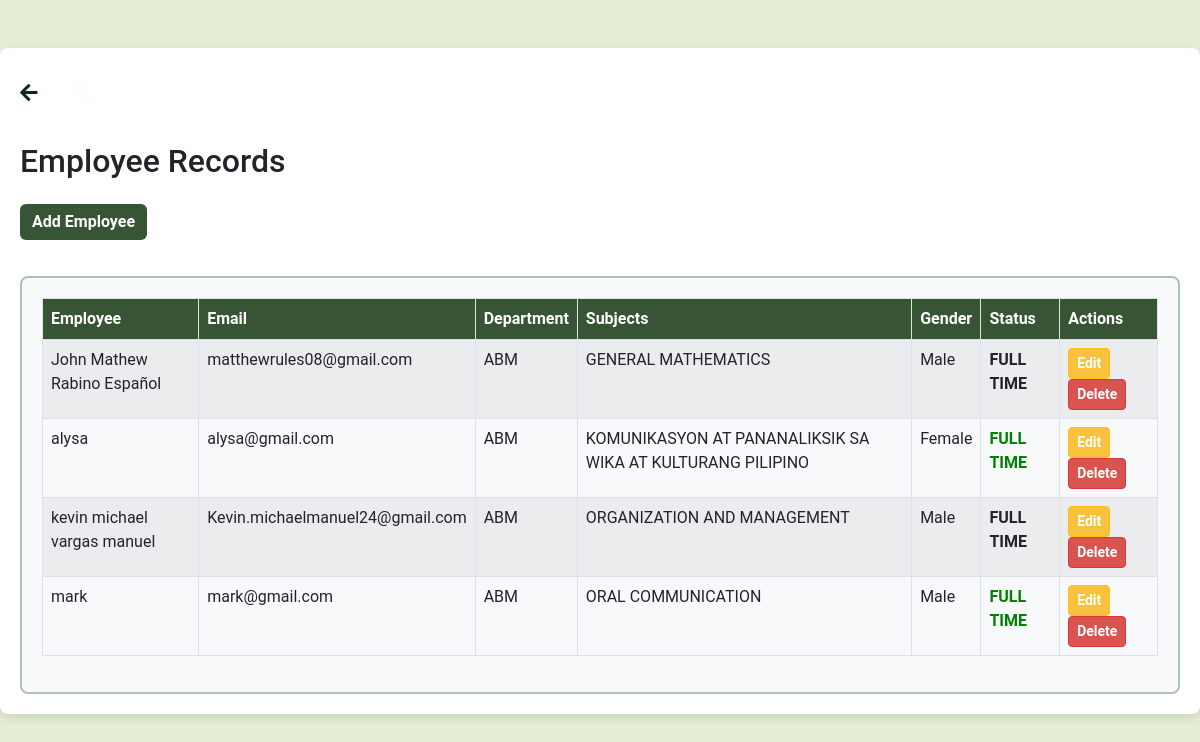
Page /Employees/index.php on the committed database.
### tables this page shows
CREATE TABLE `employees` (
  `id` int(6) NOT NULL,
  `name` varchar(50) NOT NULL,
  `email` varchar(50) NOT NULL,
  `department` varchar(50) NOT NULL,
  `status` varchar(50) NOT NULL,
  `subjects` varchar(255) DEFAULT NULL,
  `gender` enum('Male','Female','Other') DEFAULT NULL
);

### Employees/index.php (the view, shortened to what this page needs)
<?php
include 'db.php';
$sql = "SELECT * FROM employees";
$result = $conn->query($sql);
?>
<!DOCTYPE html>
<html lang="en">
<head>
    <link href="https://cdn.jsdelivr.net/npm/bootstrap@5.2.3/dist/css/bootstrap.min.css" rel="stylesheet">
    <link rel="stylesheet" href="https://cdnjs.cloudflare.com/ajax/libs/font-awesome/5.15.4/css/all.min.css">
</head>
<body>
    <div class="container mt-5">
        <div class="header mb-4">
            <a href="../Employees.php" class="back-link">
                <i class="fas fa-arrow-left"></i>
            </a>
            <img src="../signin&signout/assets1/img/logo.png" alt="Company Logo" class="logo">
        </div>
        <h2 class="mb-4">Employee Records</h2>
        <a href="add_employee.php" class="btn btn-primary mb-3">Add Employee</a>
        <div class="table-responsive">
            <table class="table table-striped table-bordered">
                <thead class="thead-dark">
                    <tr>
                        <th>Employee</th>
                        <th>Email</th>
                        <th>Department</th>
                        <th>Subjects</th>
                        <th>Gender</th>
                        <th>Status</th>
                        <th>Actions</th>
                    </tr>
                </thead>
                <tbody>
                    <?php while ($row = $result->fetch_assoc()) { ?>
                        <tr>
                            <td><?php echo htmlspecialchars($row['name']); ?></td>
                            <td><?php echo htmlspecialchars($row['email']); ?></td>
                            <td><?php echo htmlspecialchars($row['department']); ?></td>
                            <td><?php echo htmlspecialchars($row['subjects']); ?></td>
                            <td><?php echo htmlspecialchars($row['gender']); ?></td>
                            <td class="<?php echo $row['status'] == 'FULL TIME' ? 'status-full-time' : 'status-part-time'; ?>">
                                <?php echo htmlspecialchars($row['status']); ?>
                            </td>
                            <td>
                                <a href="edit_employee.php?id=<?php echo $row['id']; ?>" class="btn btn-warning btn-sm">Edit</a>
                                <a href="delete_employee.php?id=<?php echo $row['id']; ?>" class="btn btn-danger btn-sm" onclick="return confirm('Are you sure?')">Delete</a>
                            </td>
                        </tr>
                    <?php } ?>
                </tbody>
            </table>
        </div>
    </div>
</body>
</html>

### Employees/index.php (style rules this page uses)
body { font-family: 'Roboto', sans-serif; background-color: #E3EED4; }
.container { background-color: #FFFFFF; border-radius: 8px; padding: 20px; box-shadow: 0 4px 10px rgba(0, 0, 0, 0.1); margin: 20px auto; max-width: 1500px; margin-bottom: 40px; }
.header { display: flex; align-items: center; margin-bottom: 20px; }
.back-link { font-size: 20px; text-decoration: none; color: #0F2A1D; margin-right: 10px; }
.logo { height: 50px; }
.table-responsive { background-color: #F8F9FA; border-radius: 8px; padding: 20px; margin-top: 20px; border: 2px solid #AEC3B0; }
table { width: 100%; border-collapse: collapse; }
th, td { padding: 12px; text-align: left; font-size: 16px; }
.thead-dark { background-color: #375534; color: white; }
.status-full-time { color: green; font-weight: bold; }
.btn { font-weight: bold; }
.btn-primary { background-color: #375534; color: white; border: none; }
.btn-warning { background-color: #F8C23E; color: white; }
.btn-danger { background-color: #D9534F; color: white; }

### rows in the picture
employees: name "John Mathew Rabino Español", email "matthewrules08@gmail.com", department "ABM", subjects "GENERAL MATHEMATICS", gender "Male", status "FULL TIME"
employees: name "alysa", email "alysa@gmail.com", department "ABM", subjects "KOMUNIKASYON AT PANANALIKSIK SA WIKA AT KULTURANG PILIPINO", gender "Female", status "FULL TIME"
employees: name "kevin michael vargas manuel", email "Kevin.michaelmanuel24@gmail.com", department "ABM", subjects "ORGANIZATION AND MANAGEMENT", gender "Male", status "FULL TIME"
employees: name "mark", email "mark@gmail.com", department "ABM", subjects "ORAL COMMUNICATION", gender "Male", status "FULL TIME"
